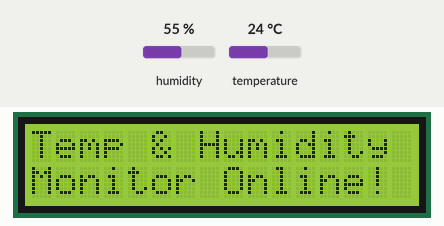
This sketch was run on a simulated Arduino Uno, built with avr-gcc and run on an emulated ATmega328P. Shown: 16×2 character LCD. The inputs (shaded band) are chosen by the test bench; at power-on: humidity 55 %, temperature 24 °C. What the sketch prints to the serial monitor is not drawn.

Above: at 0.1 s.
3.3 s: humidity set to 22 %
At 8.16 s:
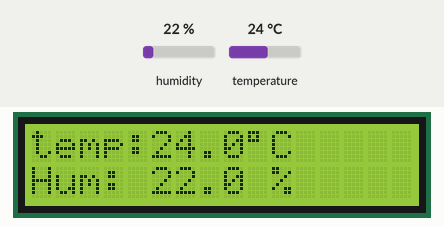
9.6 s: temperature set to 12 °C
At 10.19 s:
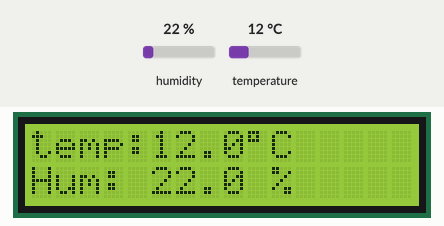
12.6 s: humidity set to 40 %
At 14.25 s:
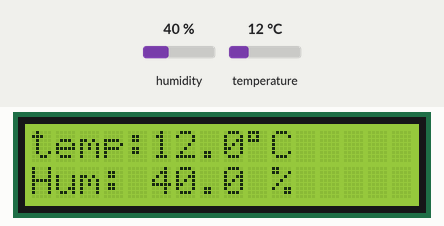
15.7 s: temperature set to 19 °C
At 16.28 s:
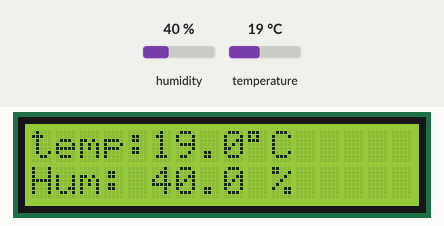
Timing chart, 0 to 18.7 s (numbered marks = the images above; inputs shaded):
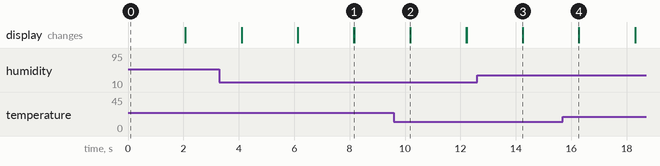

The sketch:

sketch_may21a.ino
```cpp
#include <LiquidCrystal.h>
#include <DHT.h>

#define DHTPIN 7
#define DHTTYPE DHT11
DHT dht(DHTPIN, DHTTYPE);

// Parallel LCD Display Configuration
// LiquidCrystal lcd(rs, enable, d4, d5, d6, d7);
// RS (Pin 4) -> Arduino Pin 12
// E (Pin 6)  -> Arduino Pin 11
// D4 (Pin 11) -> Arduino Pin 5
// D5 (Pin 12) -> Arduino Pin 4
// D6 (Pin 13) -> Arduino Pin 3
// D7 (Pin 14) -> Arduino Pin 2
LiquidCrystal lcd(12, 11, 5, 4, 3, 2); // <<< DECLARATION for parallel LCD

void setup()
{
    Serial.begin(9600);
    Serial.println("DIY Smart Temperature and Humidity Monitor with Arduino!");
    dht.begin();
    lcd.begin(16,2);

    // Print a welcome message on the LCD
  lcd.setCursor(0, 0);
  lcd.print("Temp & Humidity");
  lcd.setCursor(0, 1); // Set cursor to column 0, row 1 (bottom row)
  lcd.print("Monitor Online!");
  delay(2000);

}
void loop() {
  lcd.clear();
    delay (2000);
    // Read Humidity Values
    float humidity= dht.readHumidity();
    //Read Temperature in Celcius
    float temperature= dht.readTemperature();
if (isnan(humidity) || isnan(temperature)) {
    Serial.println("Error: Failed to read from DHT sensor! Check your wiring.");
    return;
    // Display error on LCD
    lcd.setCursor(0, 0);
    lcd.print("DHT Error!");
    lcd.setCursor(0, 1);
    lcd.print("Check Wiring.");
    delay(3000); // Show error message for 3 seconds
    return;
}
//Print readings on serial monitor
// First, print "humidity:"
Serial.print("Humidity: ");
//Print humidity value
Serial.print(humidity);
Serial.println("%  ");

//Secondly, Print readings on Temperature
Serial.print("temperature: ");
//Print temperature value
Serial.print(temperature);
Serial.println("C  ");

//LCD Readings
//Print Temperature readings


lcd.setCursor(0,0);
lcd.print("temp:" );
lcd.print(temperature, 1); // Print temperature with 1 decimal place
  lcd.print((char)223); // Special character for degree symbol (°)
  lcd.print("C");

  // Print Humidity readings
  lcd.setCursor(0, 1); // Column 0, Row 1
  lcd.print("Hum: ");
  lcd.print(humidity, 1); // Print humidity with 1 decimal place
  lcd.print(" %");
}
```

Measured:
- after the input at 3.3 s, the display: changes after 0.80 s (image 1)
- after the input at 9.6 s, the display: changes after 0.59 s (image 2)
- after the input at 12.6 s, the display: changes after 1.6 s (image 3)
- after the input at 15.7 s, the display: changes after 0.58 s (image 4)
